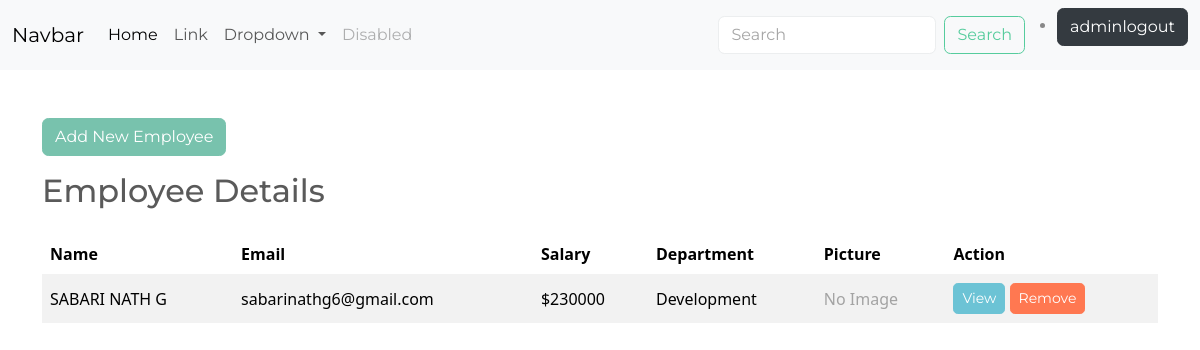
Page /employee/list/ (signed in) on the earlier database version.
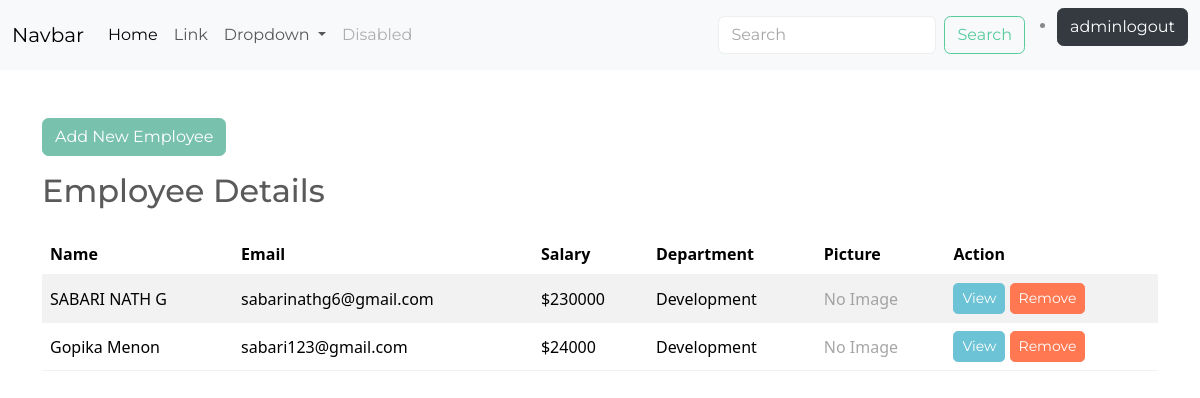
Same page on the later database version.
### crm/models.py (models this page shows, shortened)
class Employee(models.Model):
    name = models.CharField(max_length=30)
    email = models.EmailField(unique=True)
    address = models.TextField()
    department = models.CharField(max_length=300)
    salary = models.PositiveIntegerField()
    date_of_join = models.DateField()
    gender_options = (
        ("male","male"),
        ("female","female"),
    )
    gender = models.CharField(max_length=200,choices=gender_options,default="male")
    picture = models.ImageField(upload_to="employee_images",null=True,blank=True)

### crm/views.py (the view)
# urls.py: path('employee/list/',views.EmployeeListView.as_view(),name="employee-list"),
@method_decorator(decs,name="dispatch")
class EmployeeListView(View):
    template_name = "employee_list.html"
    form_class = EmployeeForm
    def  get(self,request,*args,**kwargs):
        qs = Employee.objects.all()
        return render(request,self.template_name,{'data':qs})

### crm/templates/employee_list.html
{% extends 'base.html' %}
{% block main_block %}
<div class="container my-5">
    <div class="my-3">
        <a href="{% url 'employee-add' %}" class="btn btn-primary">Add New Employee</a>
    </div>
    <h2 class="mb-4">Employee Details</h2>
    <table class="table table-striped table-hover align-middle">
        <thead>
            <tr>
                <th>Name</th>
                <th>Email</th>
                <th>Salary</th>
                <th>Department</th>
                <th>Picture</th>
                <th>Action</th>
            </tr>
        </thead>
        <tbody>
            {% for e in data %}
            <tr>
                <td>{{ e.name }}</td>
                <td>{{ e.email }}</td>
                <td>${{ e.salary }}</td>
                <td>{{ e.department }}</td>
                <td>
                    {% if e.picture %}
                    <img src="{{ e.picture.url }}" alt="{{ e.name }}" class="img-thumbnail" height="100px" width="100px">
                    {% else %}
                    <span class="text-muted">No Image</span>
                    {% endif %}
                </td>
                <td>
                    <a href="{% url 'employee-detail' e.id %}" class="btn btn-sm btn-info">View</a>
                    <a href="{% url 'employee-delete' e.id %}" class="btn btn-sm btn-danger">Remove</a>
                </td>
            </tr>
            {% endfor %}
        </tbody>
    </table>
</div>
{% endblock %}

### crm/templates/base.html (shortened to what this page needs)
<!DOCTYPE html>
<html lang="en">
{% load static %}
<head>
    <link rel="stylesheet" href="{% static 'css/style1.css' %}">
</head>
<body>
    <nav class="navbar navbar-expand-lg bg-body-tertiary">
        <div class="container-fluid">
            <a class="navbar-brand" href="#">Navbar</a>
            <div class="collapse navbar-collapse" id="navbarSupportedContent">
                <ul class="navbar-nav me-auto mb-2 mb-lg-0">
                    <li class="nav-item">
                        <a class="nav-link active" aria-current="page" href="#">Home</a>
                    </li>
                    <li class="nav-item">
                        <a class="nav-link" href="#">Link</a>
                    </li>
                    <li class="nav-item dropdown">
                        <a class="nav-link dropdown-toggle" href="#" role="button" data-bs-toggle="dropdown"
                            aria-expanded="false">
                            Dropdown
                        </a>
                    </li>
                    <li class="nav-item">
                        <a class="nav-link disabled" aria-disabled="true">Disabled</a>
                    </li>
                </ul>
                <form class="d-flex" role="search">
                    <input class="form-control me-2" type="search" placeholder="Search" aria-label="Search">
                    <button class="btn btn-outline-success" type="submit">Search</button>
                </form>
                <ul>
                    <li>
                        <a href="{%url 'signout'%}" class="btn btn-dark">{{request.user}}logout</a>
                    </li>
                </ul>
            </div>
        </div>
    </nav>
    {% block main_block %}
    {% endblock %}
</body>
</html>

Differences in the rows shown:
added Employee: name "Gopika Menon", email "sabari123@gmail.com", salary "24000", department "Development", picture "No Image"
